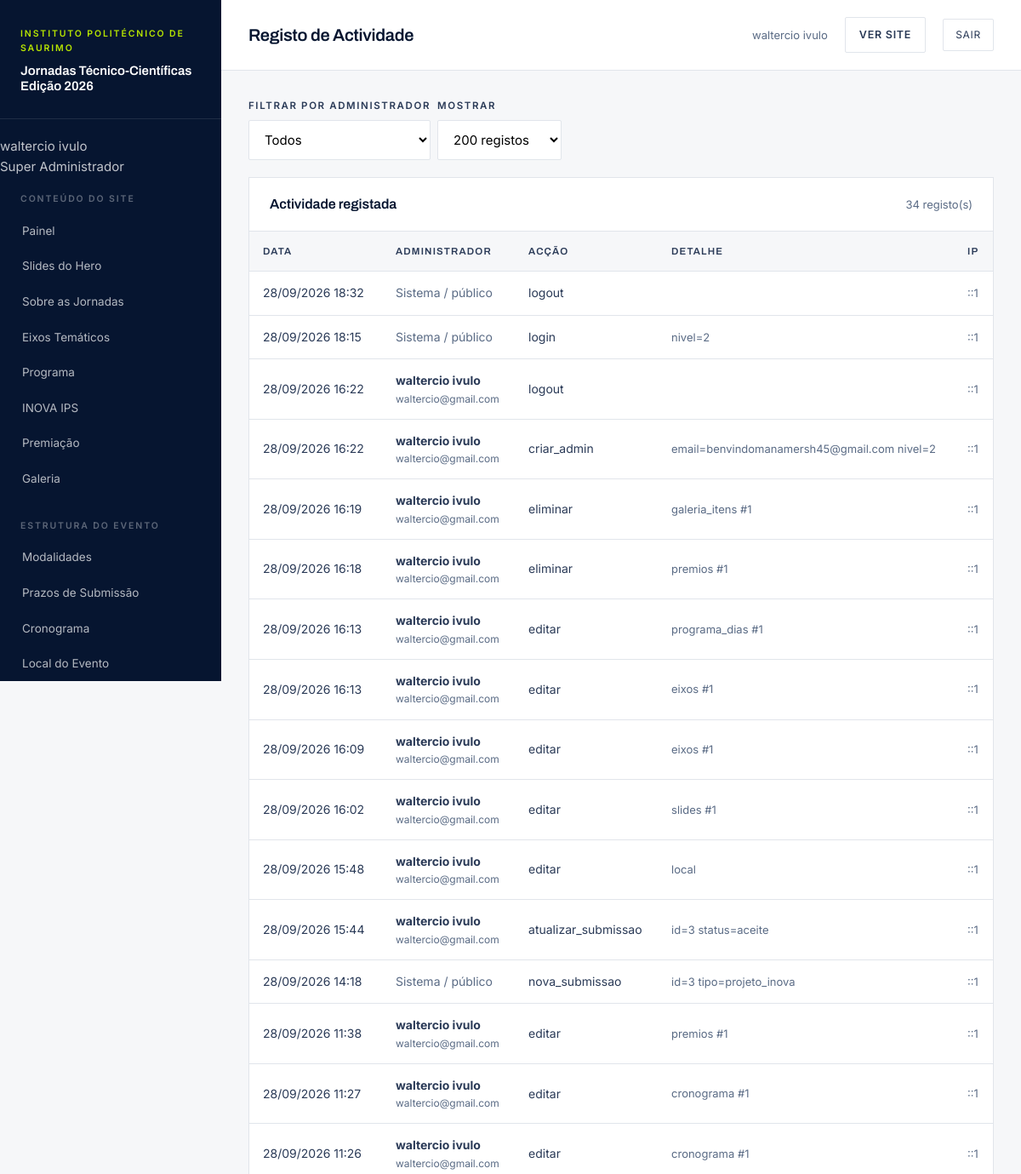
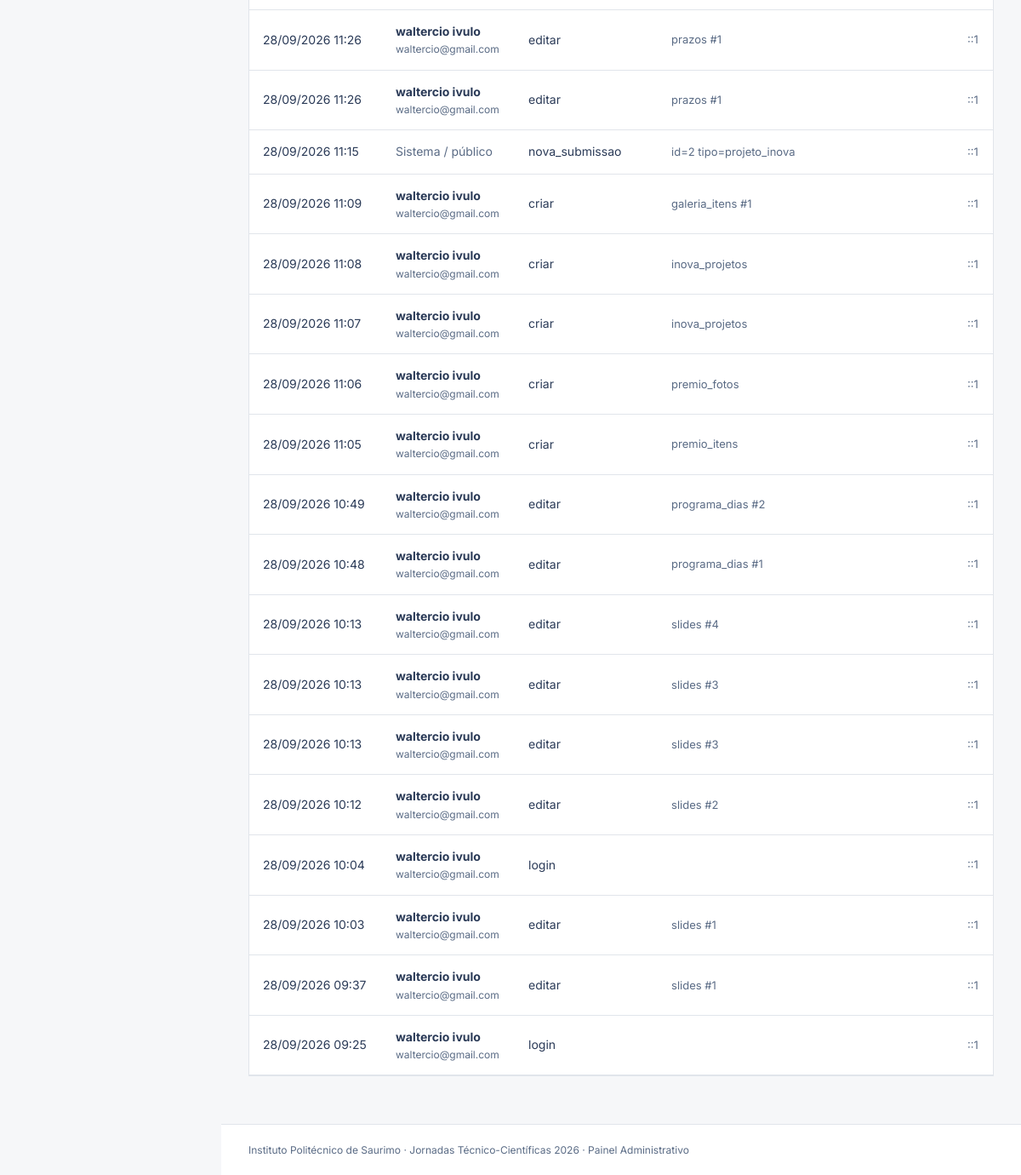
Screenshot of /admin/logs.php (signed in) with the database file from the repository (2 pictures, top to bottom).
### tables this page shows
CREATE TABLE `logs` (
  `id` int(10) UNSIGNED NOT NULL,
  `admin_id` int(10) UNSIGNED DEFAULT NULL,
  `acao` varchar(60) NOT NULL,
  `detalhe` text DEFAULT NULL,
  `ip` varchar(45) DEFAULT NULL,
  `criado_em` datetime NOT NULL DEFAULT current_timestamp()
);

### inc/auth.php (called while the page is built, shortened)
<?php
require_once __DIR__ . '/helpers.php';
function admin_autenticado(): bool
{
    return !empty($_SESSION['admin_id']);
}
function admin_actual(): ?array
{
    static $cache = null;
    if ($cache !== null) return $cache;
    $stmt = db()->prepare('
        SELECT id, nome, email, nivel, ativo
        FROM admins
        WHERE id = ? AND ativo = 1
    ');
    $stmt->execute([(int) $_SESSION['admin_id']]);
    $admin = $stmt->fetch() ?: null;
    return $cache = $admin;
}
function exigir_login(): void
{
    if (!admin_actual()) {
        $_SESSION = [];
        session_destroy();
        redirecionar(url('admin/login.php'));
    }
}
function admin_nivel(): int
{
    $a = admin_actual();
    return $a ? (int) $a['nivel'] : 99;
}
function admin_nome_nivel(int $nivel): string
{
    return [
        NIVEL_SUPER     => 'Super Administrador',
        NIVEL_EDITOR    => 'Editor',
        NIVEL_AVALIADOR => 'Avaliador',
    ][$nivel] ?? 'Desconhecido';
}
function exigir_nivel(array $niveisPermitidos): void
{
    exigir_login();
}
function exigir_super(): void
{
    exigir_nivel([NIVEL_SUPER]);
}

### inc/db.php (called while the page is built, shortened)
<?php
function db(): PDO
{
    static $pdo = null;
    if ($pdo instanceof PDO) return $pdo;
    $cfg = require __DIR__ . '/config.php';
    $dsn = sprintf('mysql:host=%s;dbname=%s;charset=%s',
        $cfg['db_host'], $cfg['db_name'], $cfg['db_charset']);
    $pdo = new PDO($dsn, $cfg['db_user'], $cfg['db_pass'], [
        PDO::ATTR_ERRMODE            => PDO::ERRMODE_EXCEPTION,
        PDO::ATTR_DEFAULT_FETCH_MODE => PDO::FETCH_ASSOC,
        PDO::ATTR_EMULATE_PREPARES   => false,
        PDO::MYSQL_ATTR_INIT_COMMAND => "SET time_zone = '+01:00'",
    ]);
    return $pdo;
}

### inc/helpers.php (called while the page is built, shortened)
<?php
require_once __DIR__ . '/db.php';
function cfg(): array { static $c = null; return $c ??= require __DIR__ . '/config.php'; }
function e(?string $txt): string
{
    return htmlspecialchars((string) $txt, ENT_QUOTES, 'UTF-8');
}
function url(string $caminho = ''): string
{
    return rtrim(cfg()['base_url'], '/') . '/' . ltrim($caminho, '/');
}
function get(string $chave, string $padrao = ''): string
{
    return isset($_GET[$chave]) ? trim((string) $_GET[$chave]) : $padrao;
}

### admin/logs.php (the view, shortened to what this page needs)
<?php
$tituloPagina = 'Registo de Actividade';
require __DIR__ . '/inc/auth.php';
exigir_super();
require __DIR__ . '/inc/header.php';
$limite = (int) get('limite', '200');
$sql = '
    SELECT l.*, a.nome AS admin_nome, a.email AS admin_email
    FROM logs l
    LEFT JOIN admins a ON a.id = l.admin_id
';
$params = [];
$sql .= ' ORDER BY l.criado_em DESC LIMIT ' . $limite;
$stmt = db()->prepare($sql);
$stmt->execute($params);
$logs = $stmt->fetchAll();
?>
<div class="form-inline" style="margin-bottom:20px;gap:12px;align-items:flex-end">
  <form method="get" class="form-inline" style="gap:8px;align-items:flex-end">
    <div class="campo" style="margin:0">
      <label for="admin">Filtrar por administrador</label>
      <select id="admin" name="admin" onchange="this.form.submit()">
        <option value="0">Todos</option>
      </select>
    </div>
    <div class="campo" style="margin:0">
      <label for="limite">Mostrar</label>
      <select id="limite" name="limite" onchange="this.form.submit()">
        <option value="200" <?= $limite === 200 ? 'selected' : '' ?>>200 registos</option>
      </select>
    </div>
  </form>
</div>
<section class="cartao">
  <div class="cartao-topo">
    <h2 class="cartao-titulo">Actividade registada</h2>
    <span style="font-size:13px;color:var(--tinta-500)"><?= count($logs) ?> registo(s)</span>
  </div>
  <?php if (!$logs): ?>
    <p class="vazio">Sem actividade registada.</p>
  <?php else: ?>
    <table class="tabela">
      <thead>
        <tr>
          <th>Data</th>
          <th>Administrador</th>
          <th>Acção</th>
          <th>Detalhe</th>
          <th>IP</th>
        </tr>
      </thead>
      <tbody>
        <?php foreach ($logs as $l): ?>
          <tr>
            <td style="white-space:nowrap"><?= e(date('d/m/Y H:i', strtotime($l['criado_em']))) ?></td>
            <td>
              <?php if ($l['admin_nome']): ?>
                <strong><?= e($l['admin_nome']) ?></strong>
                <div style="font-size:12px;color:var(--tinta-500)"><?= e($l['admin_email'] ?? '') ?></div>
              <?php else: ?>
                <span style="color:var(--tinta-500)">Sistema / público</span>
              <?php endif; ?>
            </td>
            <td><?= e($l['acao']) ?></td>
            <td style="font-size:13px;color:var(--tinta-500)"><?= e($l['detalhe'] ?? '') ?></td>
            <td style="font-size:13px;color:var(--tinta-500)"><?= e($l['ip'] ?? '—') ?></td>
          </tr>
        <?php endforeach; ?>
      </tbody>
    </table>
  <?php endif; ?>
</section>
<?php require __DIR__ . '/inc/footer.php'; ?>

### admin/inc/header.php (shortened to what this page needs)
<?php
require_once __DIR__ . '/../../inc/auth.php';
$tituloPagina = $tituloPagina ?? 'Painel';
?>
<!DOCTYPE html>
<html lang="pt-AO">
<head>
<link rel="stylesheet" href="assets/admin.css">
</head>
<body>
<div class="app">
  <?php require __DIR__ . '/sidebar.php'; ?>
  <div class="conteudo">
    <header class="barra-topo">
      <h1 class="barra-topo-titulo"><?= e($tituloPagina) ?></h1>
      <div class="barra-topo-dir">
        <span class="barra-topo-admin"><?= e($admin['nome']) ?></span>
        <a href="<?= e(url('index.php')) ?>" target="_blank" class="botao-ligacao botao-mini">Ver site</a>
        <a href="logout.php" class="barra-topo-sair">Sair</a>
      </div>
    </header>
    <div class="conteudo-corpo">

### admin/inc/sidebar.php (shortened to what this page needs)
<?php
$paginaActual = basename($_SERVER['PHP_SELF']);
$nivel = admin_nivel();
$menu = [];
if (admin_pode_editar_conteudo()) {
    $menu['Conteúdo do Site'] = [
        'dashboard.php'  => 'Painel',
        'slides.php'     => 'Slides do Hero',
        'sobre.php'      => 'Sobre as Jornadas',
        'eixos.php'      => 'Eixos Temáticos',
        'programa.php'   => 'Programa',
        'inova.php'      => 'INOVA IPS',
        'premiacao.php'  => 'Premiação',
        'galeria.php'    => 'Galeria',
    ];
    $menu['Estrutura do Evento'] = [
        'modalidades.php'  => 'Modalidades',
        'prazos.php'       => 'Prazos de Submissão',
        'cronograma.php'   => 'Cronograma',
        'local.php'        => 'Local do Evento',
    ];
}
$menu['Submissões'] = [
    'submissoes.php' => 'Submissões Recebidas',
];
if (admin_pode_gerir_utilizadores() || admin_pode_ver_logs()) {
    $grupoSistema = [];
    if (admin_pode_editar_conteudo()) {
        $grupoSistema['configuracoes.php'] = 'Configurações';
    }
    if (admin_pode_gerir_utilizadores()) {
        $grupoSistema['administradores.php'] = 'Administradores';
        $grupoSistema['logs.php']            = 'Registo de Actividade';
    }
    if ($grupoSistema) {
        $menu['Sistema'] = $grupoSistema;
    }
}
$admin = admin_actual();
?>
<aside class="barra-lateral" id="menuAdmin">
  <div class="barra-lateral-marca">
    <div>
      <p class="barra-lateral-inst">Instituto Politécnico de Saurimo</p>
      <p class="barra-lateral-titulo">Jornadas Técnico-Científicas<br>Edição 2026</p>
    </div>
  </div>
  <div class="barra-lateral-conteudo" id="menuAdminConteudo">
    <div class="barra-lateral-perfil">
      <p class="barra-lateral-perfil-nome"><?= e($admin['nome'] ?? '') ?></p>
      <p class="barra-lateral-perfil-nivel"><?= e(admin_nome_nivel($nivel)) ?></p>
    </div>
    <?php foreach ($menu as $grupo => $itens): ?>
      <div class="barra-lateral-grupo">
        <p class="barra-lateral-grupo-titulo"><?= e($grupo) ?></p>
        <ul class="barra-lateral-menu">
          <?php foreach ($itens as $href => $nome): ?>
            <li>
              <a href="<?= e($href) ?>" class="<?= $paginaActual === $href ? 'activo' : '' ?>">
                <?= e($nome) ?>
              </a>
            </li>
          <?php endforeach; ?>
        </ul>
      </div>
    <?php endforeach; ?>
  </div>
</aside>

### admin/assets/admin.css (style rules this page uses)
:root { --navy-900: #061530; --navy-800: #0A1F44; --navy-700: #102A56; --cyan-500: #00A5C4; --verde-400: #B8E600; --verde-500: #A5CE00; --branco: #FFFFFF; --papel: #F6F7F9; --linha: #E1E5EB; --tinta-900: #0A1F44; --tinta-700: #2A3A57; --tinta-500: #5A6B85; --vermelho: #C0392B; --font-titulo: 'Archivo', system-ui, sans-serif; --font-texto: 'Inter', system-ui, sans-serif; --curva: cubic-bezier(.22,.61,.36,1); }
* { box-sizing: border-box; margin: 0; padding: 0; }
body { font-family: var(--font-texto); font-size: 15px; line-height: 1.6; color: var(--tinta-900); background: var(--papel); -webkit-font-smoothing: antialiased; }
a { color: inherit; text-decoration: none; }
.campo { margin-bottom: 20px; }
.campo label { display: block; font-size: 11.5px; letter-spacing: .14em; text-transform: uppercase; font-weight: 600; color: var(--tinta-700); margin-bottom: 8px; }
.campo input, .campo select, .campo textarea { width: 100%; padding: 12px 14px; border: 1px solid var(--linha); border-radius: 2px; font-family: var(--font-texto); font-size: 15px; background: var(--branco); transition: border-color .2s var(--curva); }
.botao-mini { padding: 8px 14px; font-size: 12px; width: auto; }
.app { display: grid; grid-template-columns: 260px 1fr; min-height: 100vh; }
.barra-lateral { background: var(--navy-900); color: rgba(255,255,255,0.75); padding: 32px 0; position: sticky; top: 0; height: 100vh; overflow-y: auto; }
.barra-lateral-marca { padding: 0 24px 28px; border-bottom: 1px solid rgba(255,255,255,0.1); margin-bottom: 20px; }
.barra-lateral-inst { font-size: 10.5px; letter-spacing: .18em; text-transform: uppercase; color: var(--verde-400); font-weight: 600; margin-bottom: 8px; }
.barra-lateral-titulo { font-family: var(--font-titulo); font-weight: 600; font-size: 15px; color: var(--branco); line-height: 1.25; }
.barra-lateral-grupo { padding: 18px 0 8px; }
.barra-lateral-grupo-titulo { padding: 0 24px 8px; font-size: 10.5px; letter-spacing: .18em; text-transform: uppercase; color: rgba(255,255,255,0.35); font-weight: 600; }
.barra-lateral-menu { list-style: none; }
.barra-lateral-menu a { display: block; padding: 10px 24px; font-size: 13.5px; color: rgba(255,255,255,0.7); border-left: 2px solid transparent; transition: all .2s var(--curva); }
.conteudo { display: flex; flex-direction: column; min-width: 0; }
.barra-topo { background: var(--branco); border-bottom: 1px solid var(--linha); padding: 20px 32px; display: flex; justify-content: space-between; align-items: center; gap: 24px; }
.barra-topo-titulo { font-family: var(--font-titulo); font-weight: 600; font-size: 20px; color: var(--navy-900); letter-spacing: -0.015em; }
.barra-topo-dir { display: flex; align-items: center; gap: 20px; font-size: 13px; }
.barra-topo-admin { color: var(--tinta-500); }
.barra-topo-sair { padding: 8px 14px; background: transparent; border: 1px solid var(--linha); border-radius: 2px; font-size: 12px; letter-spacing: .06em; text-transform: uppercase; color: var(--tinta-700); transition: all .2s var(--curva); }
.conteudo-corpo { padding: 32px; flex: 1; }
.cartao { background: var(--branco); border: 1px solid var(--linha); margin-bottom: 24px; }
.cartao-topo { padding: 18px 24px; border-bottom: 1px solid var(--linha); display: flex; justify-content: space-between; align-items: center; gap: 20px; flex-wrap: wrap; }
.cartao-titulo { font-family: var(--font-titulo); font-weight: 600; font-size: 16px; color: var(--navy-900); letter-spacing: -0.005em; }
.tabela { width: 100%; border-collapse: collapse; font-size: 14px; }
.tabela thead th { text-align: left; padding: 14px 16px; background: var(--papel); font-family: var(--font-titulo); font-weight: 600; font-size: 11.5px; letter-spacing: .1em; text-transform: uppercase; color: var(--tinta-700); border-bottom: 1px solid var(--linha); white-space: nowrap; }
.tabela tbody td { padding: 14px 16px; border-bottom: 1px solid var(--linha); color: var(--tinta-700); vertical-align: middle; }
.form-inline { display: flex; gap: 12px; flex-wrap: wrap; align-items: flex-end; }
.botao-ligacao { display: inline-flex; align-items: center; gap: 8px; padding: 10px 16px; font-size: 12.5px; font-weight: 600; letter-spacing: .06em; text-transform: uppercase; border-radius: 2px; border: 1px solid var(--linha); background: var(--branco); color: var(--tinta-700); transition: all .2s var(--curva); cursor: pointer; }

### rows the page displays
logs: criado_em "28/09/2026 18:32", shows "Sistema / público", acao "logout", ip "::1"
logs: criado_em "28/09/2026 18:15", shows "Sistema / público", acao "login", detalhe "nivel=2", ip "::1"
logs: criado_em "28/09/2026 16:22", admin.nome "waltercio ivulo", admin.email "waltercio@gmail.com", acao "logout", ip "::1"
logs: criado_em "28/09/2026 16:22", admin.nome "waltercio ivulo", admin.email "waltercio@gmail.com", acao "criar_admin", detalhe "email=benvindomanamersh45@gmail.com nivel=2", ip "::1"
logs: criado_em "28/09/2026 16:19", admin.nome "waltercio ivulo", admin.email "waltercio@gmail.com", acao "eliminar", detalhe "galeria_itens #1", ip "::1"
logs: criado_em "28/09/2026 16:18", admin.nome "waltercio ivulo", admin.email "waltercio@gmail.com", acao "eliminar", detalhe "premios #1", ip "::1"
logs: criado_em "28/09/2026 16:13", admin.nome "waltercio ivulo", admin.email "waltercio@gmail.com", acao "editar", detalhe "programa_dias #1", ip "::1"
logs: criado_em "28/09/2026 16:13", admin.nome "waltercio ivulo", admin.email "waltercio@gmail.com", acao "editar", detalhe "eixos #1", ip "::1"
logs: criado_em "28/09/2026 16:09", admin.nome "waltercio ivulo", admin.email "waltercio@gmail.com", acao "editar", detalhe "eixos #1", ip "::1"
logs: criado_em "28/09/2026 16:02", admin.nome "waltercio ivulo", admin.email "waltercio@gmail.com", acao "editar", detalhe "slides #1", ip "::1"
logs: criado_em "28/09/2026 15:48", admin.nome "waltercio ivulo", admin.email "waltercio@gmail.com", acao "editar", detalhe "local", ip "::1"
logs: criado_em "28/09/2026 15:44", admin.nome "waltercio ivulo", admin.email "waltercio@gmail.com", acao "atualizar_submissao", detalhe "id=3 status=aceite", ip "::1"
logs: criado_em "28/09/2026 14:18", shows "Sistema / público", acao "nova_submissao", detalhe "id=3 tipo=projeto_inova", ip "::1"
logs: criado_em "28/09/2026 11:38", admin.nome "waltercio ivulo", admin.email "waltercio@gmail.com", acao "editar", detalhe "premios #1", ip "::1"
logs: criado_em "28/09/2026 11:27", admin.nome "waltercio ivulo", admin.email "waltercio@gmail.com", acao "editar", detalhe "cronograma #1", ip "::1"
logs: criado_em "28/09/2026 11:26", admin.nome "waltercio ivulo", admin.email "waltercio@gmail.com", acao "editar", detalhe "cronograma #1", ip "::1"
logs: criado_em "28/09/2026 11:26", admin.nome "waltercio ivulo", admin.email "waltercio@gmail.com", acao "editar", detalhe "prazos #1", ip "::1"
logs: criado_em "28/09/2026 11:26", admin.nome "waltercio ivulo", admin.email "waltercio@gmail.com", acao "editar", detalhe "prazos #1", ip "::1"
logs: criado_em "28/09/2026 11:15", shows "Sistema / público", acao "nova_submissao", detalhe "id=2 tipo=projeto_inova", ip "::1"
logs: criado_em "28/09/2026 11:09", admin.nome "waltercio ivulo", admin.email "waltercio@gmail.com", acao "criar", detalhe "galeria_itens #1", ip "::1"
logs: criado_em "28/09/2026 11:08", admin.nome "waltercio ivulo", admin.email "waltercio@gmail.com", acao "criar", detalhe "inova_projetos", ip "::1"
logs: criado_em "28/09/2026 11:07", admin.nome "waltercio ivulo", admin.email "waltercio@gmail.com", acao "criar", detalhe "inova_projetos", ip "::1"
logs: criado_em "28/09/2026 11:06", admin.nome "waltercio ivulo", admin.email "waltercio@gmail.com", acao "criar", detalhe "premio_fotos", ip "::1"
logs: criado_em "28/09/2026 11:05", admin.nome "waltercio ivulo", admin.email "waltercio@gmail.com", acao "criar", detalhe "premio_itens", ip "::1"
logs: criado_em "28/09/2026 10:49", admin.nome "waltercio ivulo", admin.email "waltercio@gmail.com", acao "editar", detalhe "programa_dias #2", ip "::1"
logs: criado_em "28/09/2026 10:48", admin.nome "waltercio ivulo", admin.email "waltercio@gmail.com", acao "editar", detalhe "programa_dias #1", ip "::1"
logs: criado_em "28/09/2026 10:13", admin.nome "waltercio ivulo", admin.email "waltercio@gmail.com", acao "editar", detalhe "slides #4", ip "::1"
logs: criado_em "28/09/2026 10:13", admin.nome "waltercio ivulo", admin.email "waltercio@gmail.com", acao "editar", detalhe "slides #3", ip "::1"
logs: criado_em "28/09/2026 10:13", admin.nome "waltercio ivulo", admin.email "waltercio@gmail.com", acao "editar", detalhe "slides #3", ip "::1"
logs: criado_em "28/09/2026 10:12", admin.nome "waltercio ivulo", admin.email "waltercio@gmail.com", acao "editar", detalhe "slides #2", ip "::1"
logs: criado_em "28/09/2026 10:04", admin.nome "waltercio ivulo", admin.email "waltercio@gmail.com", acao "login", ip "::1"
logs: criado_em "28/09/2026 10:03", admin.nome "waltercio ivulo", admin.email "waltercio@gmail.com", acao "editar", detalhe "slides #1", ip "::1"
logs: criado_em "28/09/2026 09:37", admin.nome "waltercio ivulo", admin.email "waltercio@gmail.com", acao "editar", detalhe "slides #1", ip "::1"
logs: criado_em "28/09/2026 09:25", admin.nome "waltercio ivulo", admin.email "waltercio@gmail.com", acao "login", ip "::1"

### other values shown
$admin['nome'] "waltercio ivulo"
admin_nome_nivel($nivel) "Super Administrador"
$grupo "CONTEÚDO DO SITE"
$nome "Painel"
$nome "Slides do Hero"
$nome "Sobre as Jornadas"
$nome "Eixos Temáticos"
$nome "Programa"
$nome "INOVA IPS"
$nome "Premiação"
$nome "Galeria"
$grupo "ESTRUTURA DO EVENTO"
$nome "Modalidades"
$nome "Prazos de Submissão"
$nome "Cronograma"
